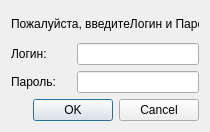
<?xml version="1.0" encoding="UTF-8"?>
<ui version="4.0">
 <class>LoginDialog</class>
 <widget class="QDialog" name="LoginDialog">
  <property name="geometry">
   <rect>
    <x>0</x>
    <y>0</y>
    <width>210</width>
    <height>132</height>
   </rect>
  </property>
  <property name="minimumSize">
   <size>
    <width>210</width>
    <height>132</height>
   </size>
  </property>
  <property name="maximumSize">
   <size>
    <width>210</width>
    <height>132</height>
   </size>
  </property>
  <property name="windowTitle">
   <string>Dialog</string>
  </property>
  <layout class="QVBoxLayout" name="verticalLayout">
   <item>
    <widget class="QLabel" name="TextLabel">
     <property name="minimumSize">
      <size>
       <width>182</width>
       <height>13</height>
      </size>
     </property>
     <property name="text">
      <string>Пожалуйста, введитеЛогин и Пароль</string>
     </property>
    </widget>
   </item>
   <item>
    <layout class="QHBoxLayout" name="horizontalLayout">
     <item>
      <widget class="QLabel" name="LoginLabel">
       <property name="sizePolicy">
        <sizepolicy hsizetype="Fixed" vsizetype="Fixed">
         <horstretch>0</horstretch>
         <verstretch>0</verstretch>
        </sizepolicy>
       </property>
       <property name="minimumSize">
        <size>
         <width>60</width>
         <height>13</height>
        </size>
       </property>
       <property name="text">
        <string>Логин:</string>
       </property>
      </widget>
     </item>
     <item>
      <widget class="QLineEdit" name="LoginLine"/>
     </item>
    </layout>
   </item>
   <item>
    <layout class="QHBoxLayout" name="horizontalLayout_2">
     <item>
      <widget class="QLabel" name="PasswordLabel">
       <property name="sizePolicy">
        <sizepolicy hsizetype="Fixed" vsizetype="Fixed">
         <horstretch>0</horstretch>
         <verstretch>0</verstretch>
        </sizepolicy>
       </property>
       <property name="minimumSize">
        <size>
         <width>60</width>
         <height>13</height>
        </size>
       </property>
       <property name="text">
        <string>Пароль:</string>
       </property>
      </widget>
     </item>
     <item>
      <widget class="QLineEdit" name="PasswordLine">
       <property name="echoMode">
        <enum>QLineEdit::Password</enum>
       </property>
      </widget>
     </item>
    </layout>
   </item>
   <item>
    <layout class="QHBoxLayout" name="horizontalLayout_3">
     <item>
      <spacer name="horizontalSpacer">
       <property name="orientation">
        <enum>Qt::Horizontal</enum>
       </property>
       <property name="sizeHint" stdset="0">
        <size>
         <width>40</width>
         <height>20</height>
        </size>
       </property>
      </spacer>
     </item>
     <item>
      <widget class="QDialogButtonBox" name="buttonBox">
       <property name="orientation">
        <enum>Qt::Horizontal</enum>
       </property>
       <property name="standardButtons">
        <set>QDialogButtonBox::Cancel|QDialogButtonBox::Ok</set>
       </property>
      </widget>
     </item>
    </layout>
   </item>
  </layout>
 </widget>
 <resources/>
 <connections>
  <connection>
   <sender>buttonBox</sender>
   <signal>accepted()</signal>
   <receiver>LoginDialog</receiver>
   <slot>accept()</slot>
   <hints>
    <hint type="sourcelabel">
     <x>248</x>
     <y>254</y>
    </hint>
    <hint type="destinationlabel">
     <x>157</x>
     <y>274</y>
    </hint>
   </hints>
  </connection>
  <connection>
   <sender>buttonBox</sender>
   <signal>rejected()</signal>
   <receiver>LoginDialog</receiver>
   <slot>reject()</slot>
   <hints>
    <hint type="sourcelabel">
     <x>316</x>
     <y>260</y>
    </hint>
    <hint type="destinationlabel">
     <x>286</x>
     <y>274</y>
    </hint>
   </hints>
  </connection>
 </connections>
</ui>
